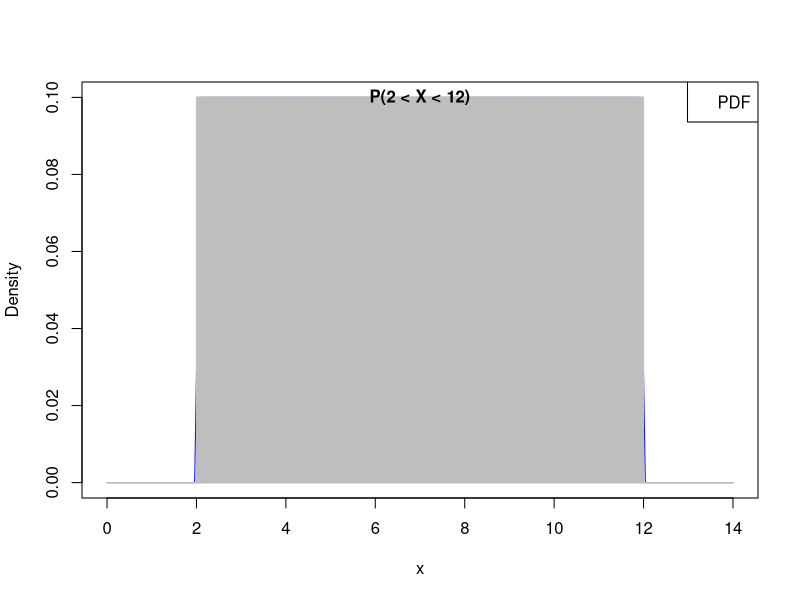
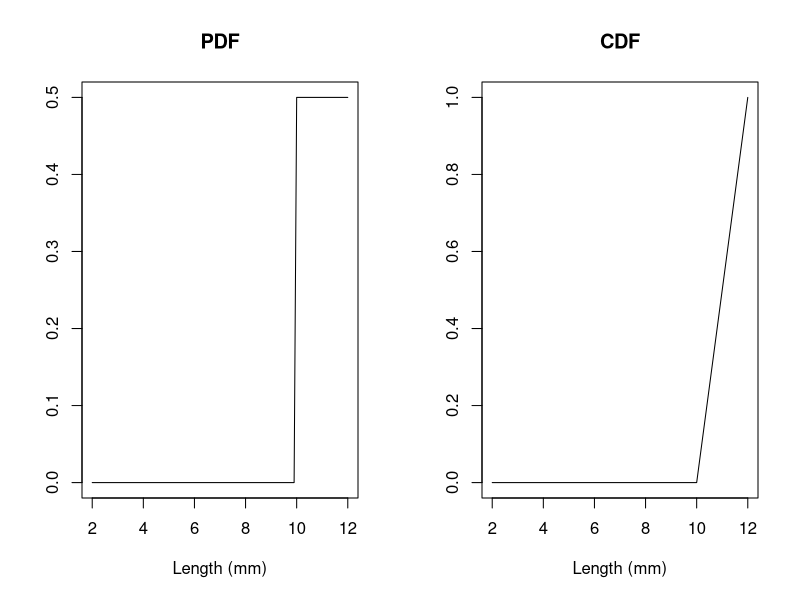
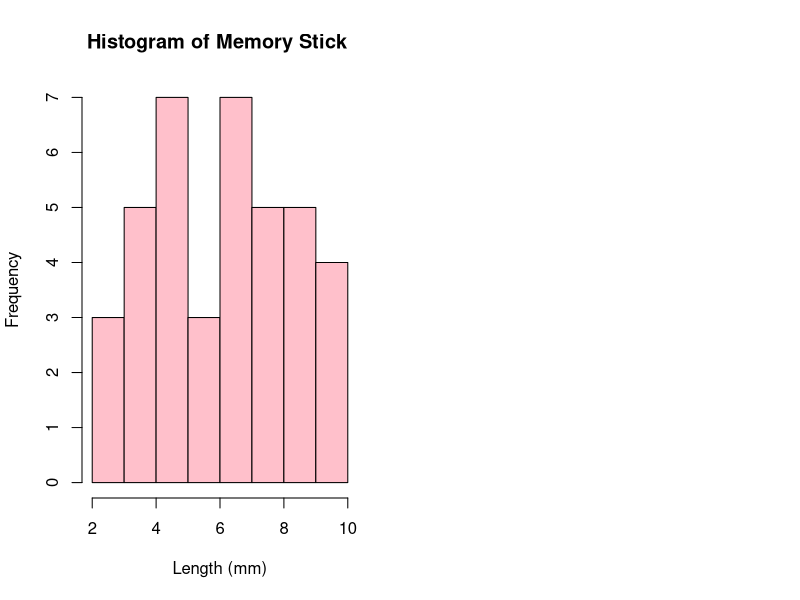
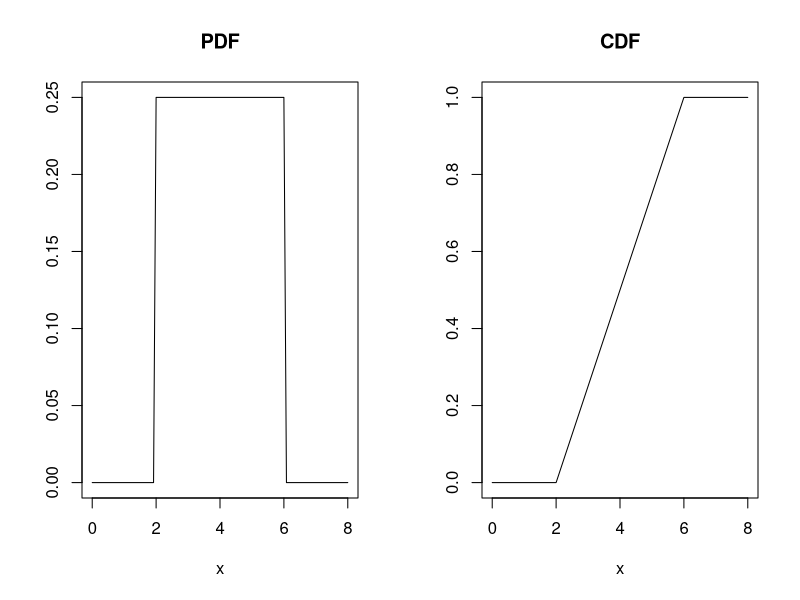
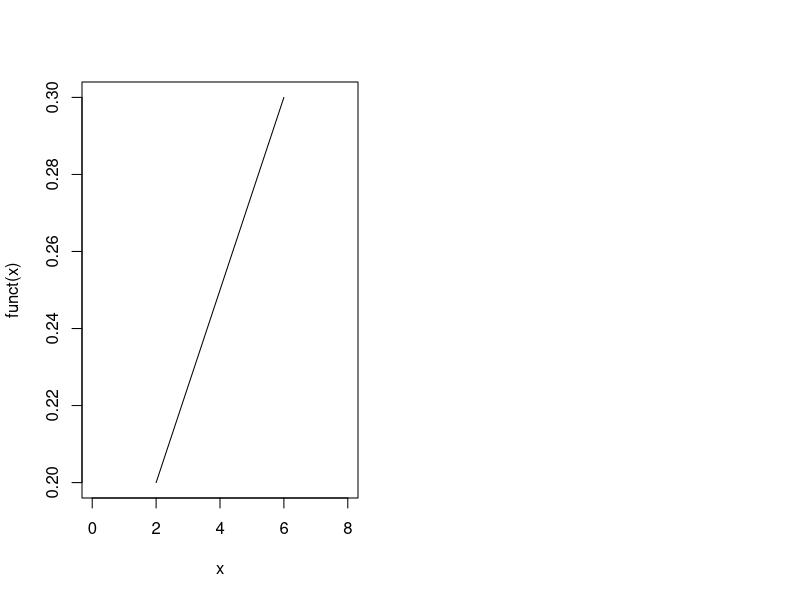
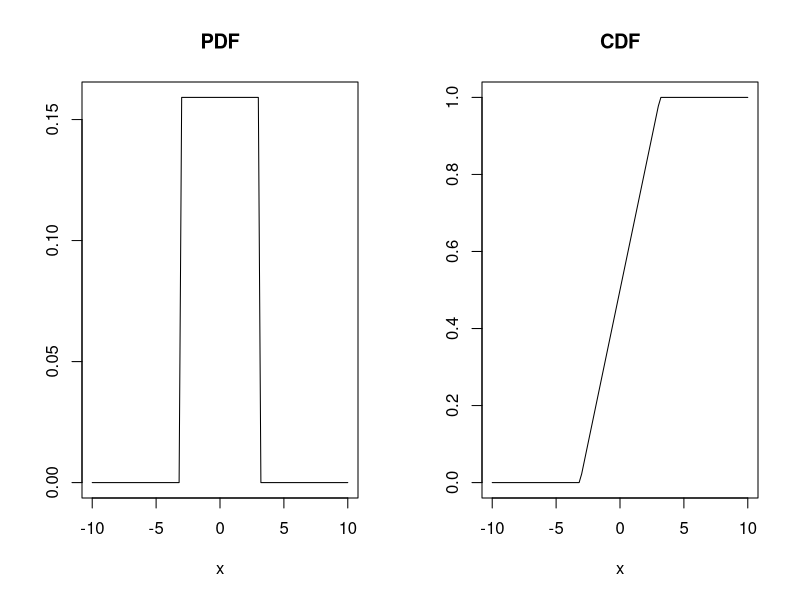

Here is the R script that generated these plots, in order:
## ---- chunk 1
curve(dunif(x,2,12), 0, 14, xlab = "x", ylab = "Density", col = "blue")

x <- seq(0, 14, 0.001)

lines(x, dunif(x, 2,12), type = "h", col = "grey")

text(7, 0.1, "P(2 < X < 12)", col = "black", font = 2)

legend("topright", legend = c("PDF"), col = "blue")

## ---- chunk 2
1 - punif(10, 2,12)



## ---- chunk 3


par(mfrow = c(1, 2))

curve(dunif(x, 10, 12), xlim = c(2, 12), ylab="", main = "PDF",xlab="Length (mm)")

curve(punif(x, 10, 12), xlim = c(2, 12), ylab="",main = "CDF",xlab="Length (mm)")
## ---- chunk 4
set.seed(123)
x <- runif(50, 2, 12)
x <- x[x <= 10]
hist(x, main = "Histogram of Memory Stick ", xlab = "Length (mm)", col="pink")

sim_mean <- mean(x)
sim_var <- var(x)

cat("Simulated Mean:", sim_mean, "\n")
cat("Simulated Variance:", sim_var)
## ---- chunk 5
par(mfrow = c(1, 2))
curve(dunif(x, 2, 6), xlim = c(0, 8), ylab="", main = "PDF")


curve(punif(x, 2, 6), xlim = c(0, 8), ylab="",main = "CDF")

## ---- chunk 6

b <- 0.15

funct <- function(x) {
  0.025*x + b
}

curve(funct, 2, 6, xlim = c(0, 8))

integral <- integrate(funct, 2, 6)
answer <- integral[["value"]]

cat("The Integral is equals to", answer, "\n")




## ---- chunk 7

a <- 3

exceed3 <- integrate(funct, a,  6)
answer_2 <- exceed3[["value"]]
cat("The probability that the measurement exceeds 3 is", round(answer_2, 3))
## ---- chunk 8

b <- 0.15

funct <- function(x) {
  0.025*x + b
}
newinteg <- function(x) {x * funct(x)}

e_x <- integrate(newinteg, 2, 6)

answer_3 <- e_x [["value"]]
# Print the result
cat("E(X) is", round(answer_3, 2))


## ---- chunk 9


par(mfrow = c(1, 2))
curve(dunif(x, -pi, pi), xlim = c(-10, 10), ylab="", main = "PDF")
curve(punif(x, -pi, pi), xlim = c(-10, 10), ylab="", main = "CDF")


## ---- chunk 10

a <- -pi
b <- pi


PDF <- Vectorize(function(x) {
  if (x < a || x > b) {
    return(0)
  }
  return(1 / (b - a))
})

p_0 <- integrate(PDF, a, 0)
answer_4 <- p_0 [["value"]]

p_over_2 <- integrate(PDF, a, pi/2)
answer_5 <- p_over_2 [["value"]]

cat("P(X ≤ 0) =", answer_4, "\n")
cat("P(X ≤ 𝜋/2) =", answer_5, "\n")


